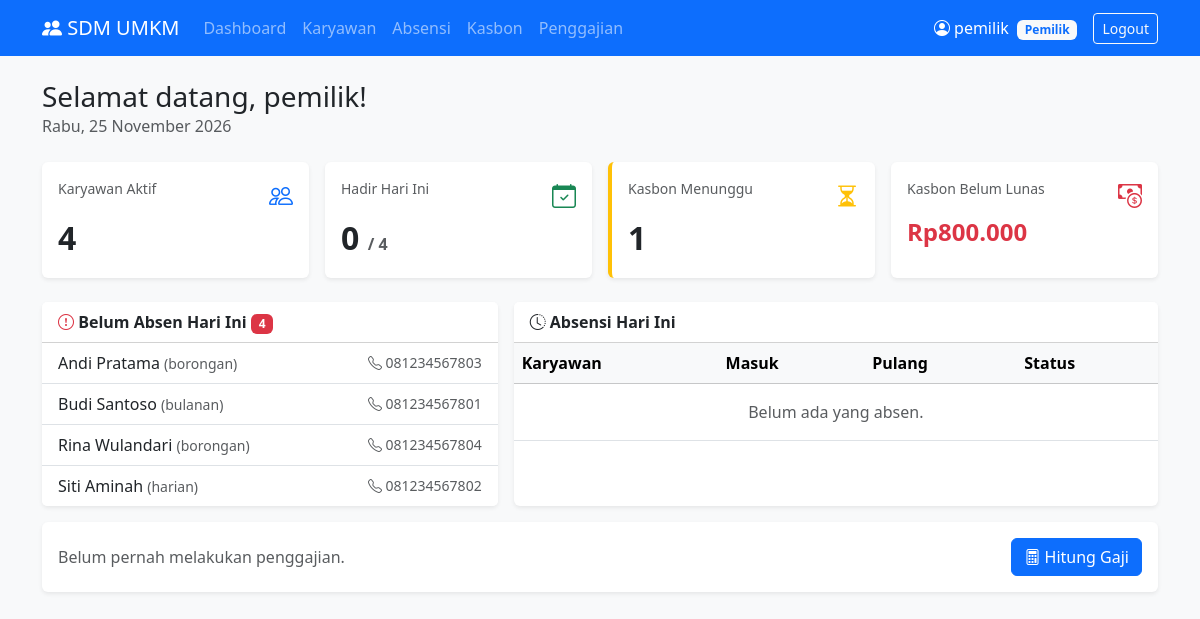
The app's page /pemilik/dashboard.php (signed in) with its own data.
### tables this page shows
CREATE TABLE karyawan (
    id_karyawan   INT AUTO_INCREMENT PRIMARY KEY,
    id_user       INT NOT NULL UNIQUE,
    nama          VARCHAR(100) NOT NULL,
    no_hp         VARCHAR(20),
    alamat        TEXT,
    tipe_upah     ENUM('bulanan', 'harian', 'borongan') NOT NULL,
    nilai_upah    DECIMAL(12,2) NOT NULL,           
    foto          VARCHAR(255),
    tanggal_masuk DATE NOT NULL,
    status        ENUM('aktif', 'nonaktif') NOT NULL DEFAULT 'aktif',
    FOREIGN KEY (id_user) REFERENCES users(id_user) ON DELETE CASCADE
);

### includes/functions.php (called while the page is built, shortened)
<?php
function e($teks)
{
    return htmlspecialchars($teks ?? '', ENT_QUOTES, 'UTF-8');
}
function rupiah($angka)
{
    return "Rp" . number_format($angka, 0, ',', '.');
}
function tanggal_indo($tanggal, $pakai_hari = true)
{
    $hari  = ['Minggu', 'Senin', 'Selasa', 'Rabu', 'Kamis', 'Jumat', 'Sabtu'];
    $bulan = [1 => 'Januari', 'Februari', 'Maret', 'April', 'Mei', 'Juni', 'Juli',
              'Agustus', 'September', 'Oktober', 'November', 'Desember'];
    $t = strtotime($tanggal);
    $hasil = date('j', $t) . ' ' . $bulan[(int) date('n', $t)] . ' ' . date('Y', $t);
    return $pakai_hari ? $hari[(int) date('w', $t)] . ', ' . $hasil : $hasil;
}

### pemilik/dashboard.php (the view, shortened to what this page needs)
<?php
require_once __DIR__ . '/../config/koneksi.php';
$hari_ini = date('Y-m-d');
$q = mysqli_query($conn, "SELECT id_karyawan FROM karyawan WHERE status = 'aktif'");
$total_karyawan = mysqli_num_rows($q);
$stmt = mysqli_prepare($conn, "SELECT id_absensi FROM absensi WHERE tanggal = ? AND status = 'hadir'");
mysqli_stmt_bind_param($stmt, "s", $hari_ini);
mysqli_stmt_execute($stmt);
$hadir_hari_ini = mysqli_num_rows(mysqli_stmt_get_result($stmt));
$q = mysqli_query($conn, "SELECT id_kasbon FROM kasbon WHERE status = 'menunggu'");
$kasbon_menunggu = mysqli_num_rows($q);
$sisa_kasbon = 0;
$q = mysqli_query($conn, "SELECT sisa FROM kasbon WHERE status = 'disetujui'");
while ($r = mysqli_fetch_assoc($q)) {
    $sisa_kasbon += $r['sisa'];
}
$stmt = mysqli_prepare($conn,
    "SELECT karyawan.nama, karyawan.no_hp, karyawan.tipe_upah
     FROM karyawan
     LEFT JOIN absensi ON absensi.id_karyawan = karyawan.id_karyawan AND absensi.tanggal = ?
     WHERE karyawan.status = 'aktif' AND absensi.id_absensi IS NULL
     ORDER BY karyawan.nama");
mysqli_stmt_bind_param($stmt, "s", $hari_ini);
mysqli_stmt_execute($stmt);
$belum_absen = mysqli_stmt_get_result($stmt);
$stmt = mysqli_prepare($conn,
    "SELECT absensi.*, karyawan.nama, karyawan.tipe_upah
     FROM absensi INNER JOIN karyawan ON absensi.id_karyawan = karyawan.id_karyawan
     WHERE absensi.tanggal = ?
     ORDER BY absensi.jam_masuk");
mysqli_stmt_bind_param($stmt, "s", $hari_ini);
mysqli_stmt_execute($stmt);
$absen_hari_ini = mysqli_stmt_get_result($stmt);
$gaji_terakhir = null;
include __DIR__ . '/../includes/header.php';
?>
<div class="mb-4">
    <h3 class="mb-0">Selamat datang, <?= e($_SESSION['nama']) ?>!</h3>
    <span class="text-muted"><?= tanggal_indo($hari_ini) ?></span>
</div>
<div class="row g-3 mb-4">
    <div class="col-6 col-lg-3">
        <a href="karyawan.php" class="text-decoration-none">
            <div class="card border-0 shadow-sm h-100"><div class="card-body">
                <div class="d-flex justify-content-between">
                    <small class="text-muted">Karyawan Aktif</small><i class="bi bi-people text-primary fs-4"></i>
                </div>
                <div class="fs-2 fw-bold text-dark"><?= $total_karyawan ?></div>
            </div></div>
        </a>
    </div>
    <div class="col-6 col-lg-3">
        <a href="absensi.php" class="text-decoration-none">
            <div class="card border-0 shadow-sm h-100"><div class="card-body">
                <div class="d-flex justify-content-between">
                    <small class="text-muted">Hadir Hari Ini</small><i class="bi bi-calendar-check text-success fs-4"></i>
                </div>
                <div class="fs-2 fw-bold text-dark"><?= $hadir_hari_ini ?> <small class="fs-6 text-muted">/ <?= $total_karyawan ?></small></div>
            </div></div>
        </a>
    </div>
    <div class="col-6 col-lg-3">
        <a href="kasbon.php" class="text-decoration-none">
            <div class="card border-0 shadow-sm h-100 <?= $kasbon_menunggu > 0 ? 'border-start border-warning border-4' : '' ?>"><div class="card-body">
                <div class="d-flex justify-content-between">
                    <small class="text-muted">Kasbon Menunggu</small><i class="bi bi-hourglass-split text-warning fs-4"></i>
                </div>
                <div class="fs-2 fw-bold text-dark"><?= $kasbon_menunggu ?></div>
            </div></div>
        </a>
    </div>
    <div class="col-6 col-lg-3">
        <a href="kasbon.php?status=disetujui" class="text-decoration-none">
            <div class="card border-0 shadow-sm h-100"><div class="card-body">
                <div class="d-flex justify-content-between">
                    <small class="text-muted">Kasbon Belum Lunas</small><i class="bi bi-cash-coin text-danger fs-4"></i>
                </div>
                <div class="fs-4 fw-bold text-danger"><?= rupiah($sisa_kasbon) ?></div>
            </div></div>
        </a>
    </div>
</div>
<div class="row g-3">
    <div class="col-lg-5">
        <div class="card border-0 shadow-sm h-100">
            <div class="card-header bg-white">
                <b><i class="bi bi-exclamation-circle text-danger"></i> Belum Absen Hari Ini</b>
                <span class="badge bg-danger"><?= mysqli_num_rows($belum_absen) ?></span>
            </div>
            <ul class="list-group list-group-flush">
                <?php while ($k = mysqli_fetch_assoc($belum_absen)): ?>
                    <li class="list-group-item d-flex justify-content-between align-items-center">
                        <span><?= e($k['nama']) ?> <small class="text-muted">(<?= $k['tipe_upah'] ?>)</small></span>
                        <?php if ($k['no_hp']): ?>
                            <small class="text-muted"><i class="bi bi-telephone"></i> <?= e($k['no_hp']) ?></small>
                        <?php endif; ?>
                    </li>
                <?php endwhile; ?>
            </ul>
        </div>
    </div>
    <div class="col-lg-7">
        <div class="card border-0 shadow-sm h-100">
            <div class="card-header bg-white"><b><i class="bi bi-clock-history"></i> Absensi Hari Ini</b></div>
            <div class="table-responsive">
                <table class="table align-middle mb-0">
                    <thead class="table-light"><tr><th>Karyawan</th><th>Masuk</th><th>Pulang</th><th>Status</th></tr></thead>
                    <tbody>
                    <?php if (mysqli_num_rows($absen_hari_ini) == 0): ?>
                        <tr><td colspan="4" class="text-center text-muted py-3">Belum ada yang absen.</td></tr>
                    <?php endif; ?>
                    </tbody>
                </table>
            </div>
        </div>
    </div>
</div>
<div class="card border-0 shadow-sm mt-3">
    <div class="card-body d-flex justify-content-between align-items-center flex-wrap gap-2">
        <?php if ($gaji_terakhir): ?>
            <div>
                <small class="text-muted">Penggajian terakhir</small>
                <div class="fw-semibold">
                    <?= tanggal_indo($gaji_terakhir['periode_awal'], false) ?> &ndash; <?= tanggal_indo($gaji_terakhir['periode_akhir'], false) ?>
                    &middot; <?= $gaji_terakhir['jumlah'] ?> karyawan &middot; <?= rupiah($gaji_terakhir['total']) ?>
                </div>
            </div>
        <?php else: ?>
            <div class="text-muted">Belum pernah melakukan penggajian.</div>
        <?php endif; ?>
        <a href="penggajian.php" class="btn btn-primary"><i class="bi bi-calculator"></i> Hitung Gaji</a>
    </div>
</div>
<?php include __DIR__ . '/../includes/footer.php'; ?>

### records on screen
karyawan: nama "Andi Pratama", tipe_upah "borongan", no_hp "081234567803"
karyawan: nama "Budi Santoso", tipe_upah "bulanan", no_hp "081234567801"
karyawan: nama "Rina Wulandari", tipe_upah "borongan", no_hp "081234567804"
karyawan: nama "Siti Aminah", tipe_upah "harian", no_hp "081234567802"

### other values on screen
$_SESSION['nama'] "pemilik"
$role "Pemilik"
$total_karyawan "4"
$hadir_hari_ini "0"
$kasbon_menunggu "1"
rupiah($sisa_kasbon) "Rp800.000"
mysqli_num_rows($belum_absen) "4"
